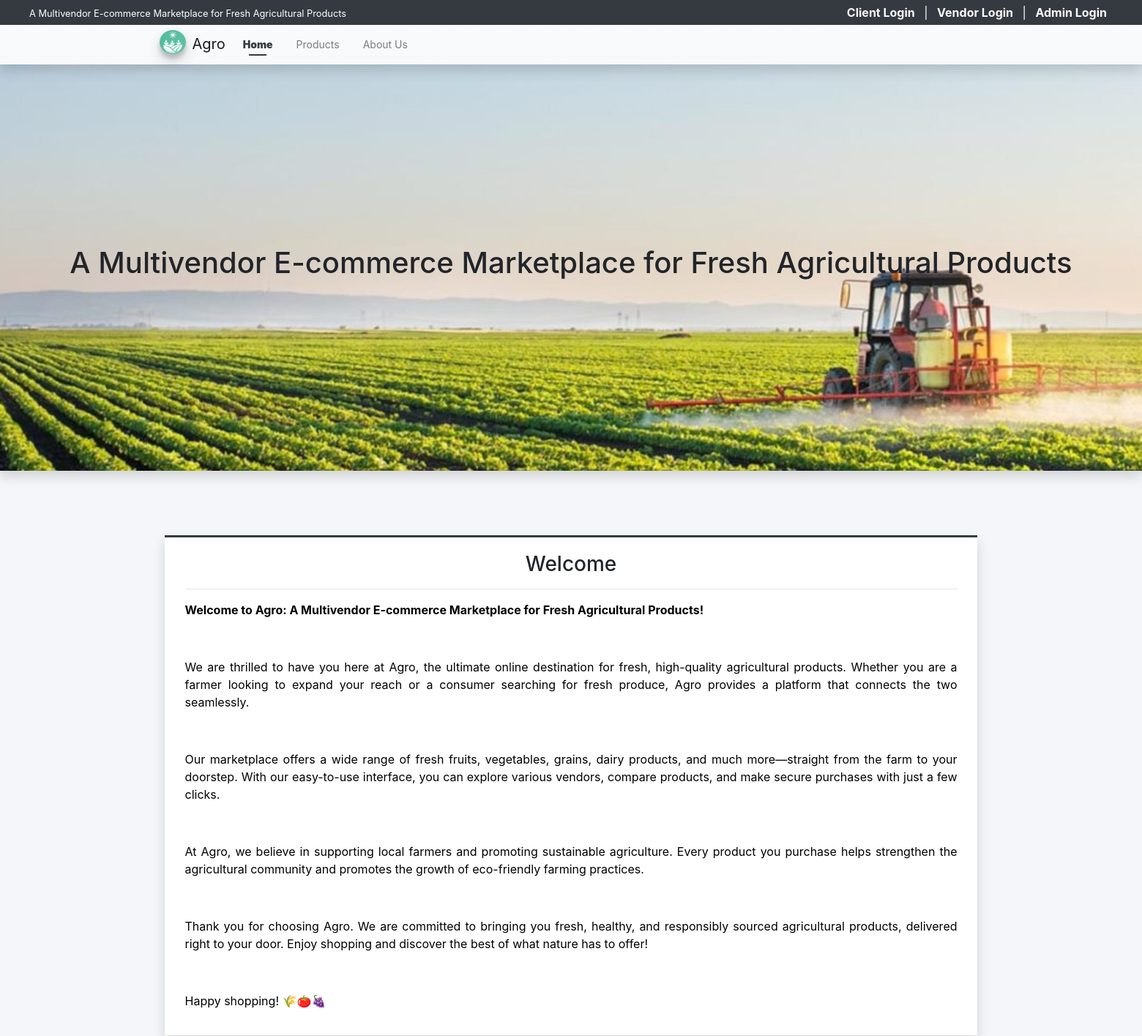
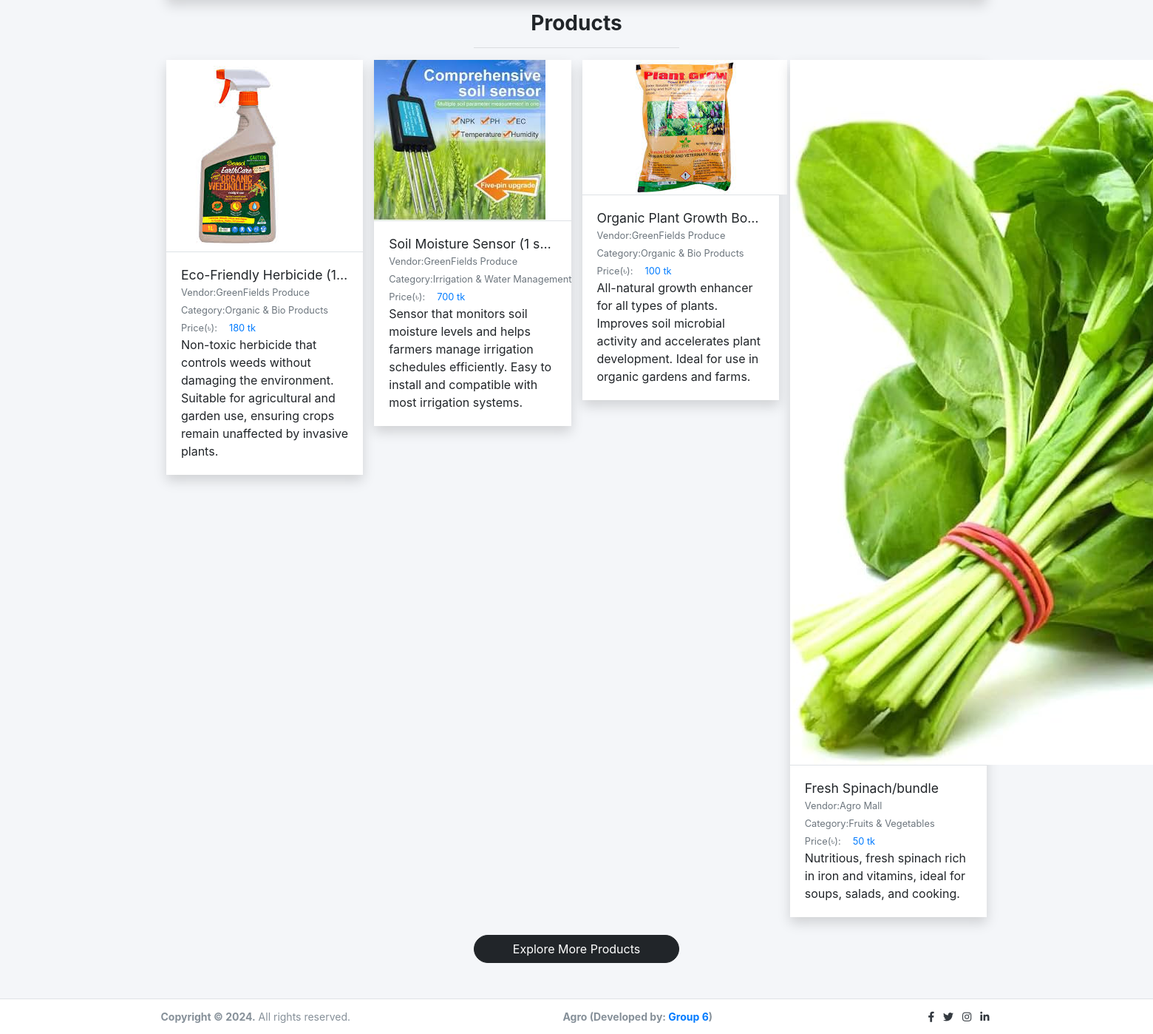
The page / on the database its author committed (2 pictures, top to bottom).
### tables this page shows
CREATE TABLE `product_list` (
  `id` int(30) NOT NULL,
  `vendor_id` int(30) DEFAULT NULL,
  `category_id` int(30) DEFAULT NULL,
  `name` text NOT NULL,
  `description` text NOT NULL,
  `price` double NOT NULL DEFAULT 0,
  `image_path` text DEFAULT NULL,
  `status` tinyint(1) NOT NULL DEFAULT 1,
  `delete_flag` tinyint(1) NOT NULL DEFAULT 0,
  `date_created` datetime NOT NULL DEFAULT current_timestamp(),
  `date_updated` datetime DEFAULT NULL ON UPDATE current_timestamp()
);

CREATE TABLE `vendor_list` (
  `id` int(30) NOT NULL,
  `code` varchar(100) NOT NULL,
  `shop_type_id` int(30) NOT NULL,
  `shop_name` text NOT NULL,
  `shop_owner` text NOT NULL,
  `contact` text NOT NULL,
  `username` text NOT NULL,
  `password` text NOT NULL,
  `avatar` text DEFAULT NULL,
  `status` tinyint(1) NOT NULL DEFAULT 1,
  `delete_flag` tinyint(1) NOT NULL DEFAULT 0,
  `date_created` datetime NOT NULL DEFAULT current_timestamp(),
  `date_updated` datetime DEFAULT NULL ON UPDATE current_timestamp()
);

CREATE TABLE `category_list` (
  `id` int(30) NOT NULL,
  `vendor_id` int(30) NOT NULL,
  `name` text NOT NULL,
  `description` text NOT NULL,
  `status` tinyint(1) NOT NULL DEFAULT 1,
  `delete_flag` tinyint(1) NOT NULL DEFAULT 0,
  `date_created` datetime NOT NULL DEFAULT current_timestamp(),
  `date_updated` datetime DEFAULT NULL ON UPDATE current_timestamp()
);

### config.php (called while the page is built, shortened)
<?php
function validate_image($file){
    $file = explode("?",$file)[0];
	if(!empty($file)){
		if(is_file(base_app.$file)){
			return base_url.$file;
		}else{
			return base_url.'dist/img/no-image-available.png';
		}
	}else{
		return base_url.'dist/img/no-image-available.png';
	}
}
function format_num($number = 0, $max_decimal = ''){
    if(is_numeric($number)){
        $ex = explode('.',$number);
        $dec = isset($ex[1]) ? strlen($ex[1]) : 0;
        if(empty($max_decimal) || (is_numeric($max_decimal) && $max_decimal >= $dec)){
            return number_format($number,$dec);
        }else{
            if(is_numeric($max_decimal))
                return number_format($number,$max_decimal);
            else
                return "Invalid Maximum Decimal";
        }
    }else{
        return "Invalid Number";
    }
}
?>

### home.php (the view, shortened to what this page needs)
<div class="col-lg-12 py-5">
    <div class="contain-fluid">
        <div class="card card-outline card-dark shadow rounded-0">
            <div class="card-body rounded-0">
                <div class="container-fluid">
                    <h3 class="text-center">Welcome</h3>
                    <hr>
                    <div class="welcome-content">
                    </div>
                </div>
            </div>
        </div>
        <h3 class="text-center"><b>Products</b></h3>
        <center><hr class="w-25"></center>
        <div class="row" id="product_list">
            <?php
            $products = $conn->query("SELECT p.*, v.shop_name as vendor, c.name as `category` FROM `product_list` p inner join vendor_list v on p.vendor_id = v.id inner join category_list c on p.category_id = c.id where p.delete_flag = 0 and p.`status` =1 order by RAND() limit 4");
            while($row = $products->fetch_assoc()):
            ?>
            <div class="col-lg-3 col-md-6 col-sm-12 product-item">
                <a href="./?page=products/view_product&id=<?= $row['id'] ?>" class="card shadow rounded-0 text-reset text-decoration-none">
                <div class="product-img-holder position-relative">
                    <img src="<?= validate_image($row['image_path']) ?>" alt="Product-image" class="img-top product-img bg-gradient-gray">
                </div>
                    <div class="card-body border-top border-gray">
                        <h5 class="card-title text-truncate w-100"><?= $row['name'] ?></h5>
                        <div class="d-flex w-100">
                            <div class="col-auto px-0"><small class="text-muted">Vendor: </small></div>
                            <div class="col-auto px-0 flex-shrink-1 flex-grow-1"><p class="text-truncate m-0"><small class="text-muted"><?= $row['vendor'] ?></small></p></div>
                        </div>
                        <div class="d-flex">
                            <div class="col-auto px-0"><small class="text-muted">Category: </small></div>
                            <div class="col-auto px-0 flex-shrink-1 flex-grow-1"><p class="text-truncate m-0"><small class="text-muted"><?= $row['category'] ?></small></p></div>
                        </div>
                        <div class="d-flex">
                            <div class="col-auto px-0"><small class="text-muted">Price(৳): </small></div>
                            <div class="col-auto px-0 flex-shrink-1 flex-grow-1"><p class="m-0 pl-3"><small class="text-primary"><?= format_num($row['price']) ?> tk</small></p></div>
                        </div>
                        <p class="card-text truncate-3 w-100"><?= strip_tags(html_entity_decode($row['description'])) ?></p>
                    </div>
                </a>
            </div>
            <?php endwhile; ?>
        </div>
        <div class="text-center">
            <a href="./?page=products" class="btn btn-large btn-primary rounded-pill col-lg-3 col-md-5 col-sm-12">Explore More Products</a>
        </div>
    </div>
</div>

### assets/css/custom.css (style rules this page uses)
.btn-primary { color: #fff; background-color: #212529; border-color: #212529; }

### rows shown on the page
product_list: shows a picture, name "Eco-Friendly Herbicide (1…", vendor.shop_name "GreenFields Produce", category.name "Organic & Bio Products", price "180", description "Non-toxic herbicide that controls weeds without damaging the environment. Suitable for agricultural and garden use, ensuring crops remain unaffected by invasive plants."
product_list: shows a picture, name "Soil Moisture Sensor (1 s…", vendor.shop_name "GreenFields Produce", category.name "Irrigation & Water Management", price "700", description "Sensor that monitors soil moisture levels and helps farmers manage irrigation schedules efficiently. Easy to install and compatible with most irrigation systems."
product_list: shows a picture, name "Organic Plant Growth Bo…", vendor.shop_name "GreenFields Produce", category.name "Organic & Bio Products", price "100", description "All-natural growth enhancer for all types of plants. Improves soil microbial activity and accelerates plant development. Ideal for use in organic gardens and farms."
product_list: shows a picture, name "Fresh Spinach/bundle", vendor.shop_name "Agro Mall", category.name "Fruits & Vegetables", price "50", description "Nutritious, fresh spinach rich in iron and vitamins, ideal for soups, salads, and cooking."

### other values the page prints
$_settings->info('name') "A Multivendor E-commerce Marketplace for Fresh Agricultural Products"
$_settings->info('short_name') "Agro"
